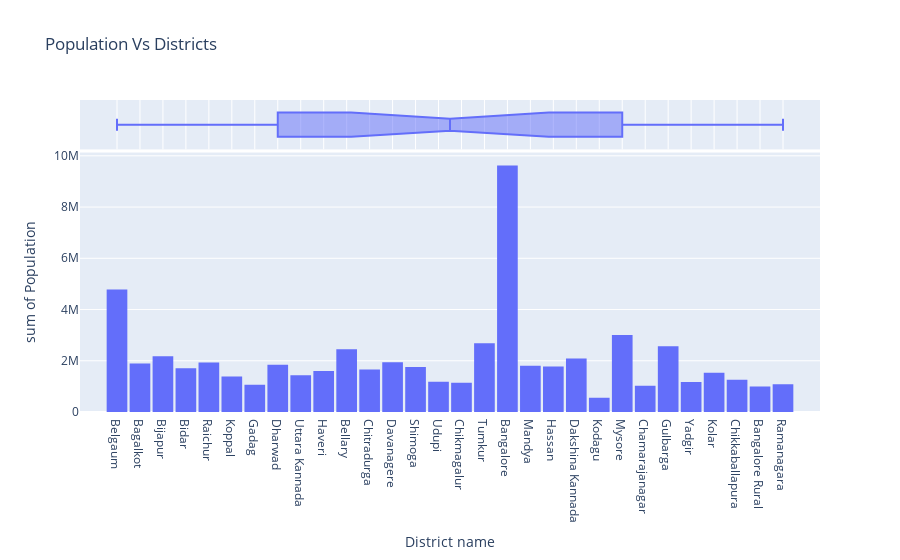
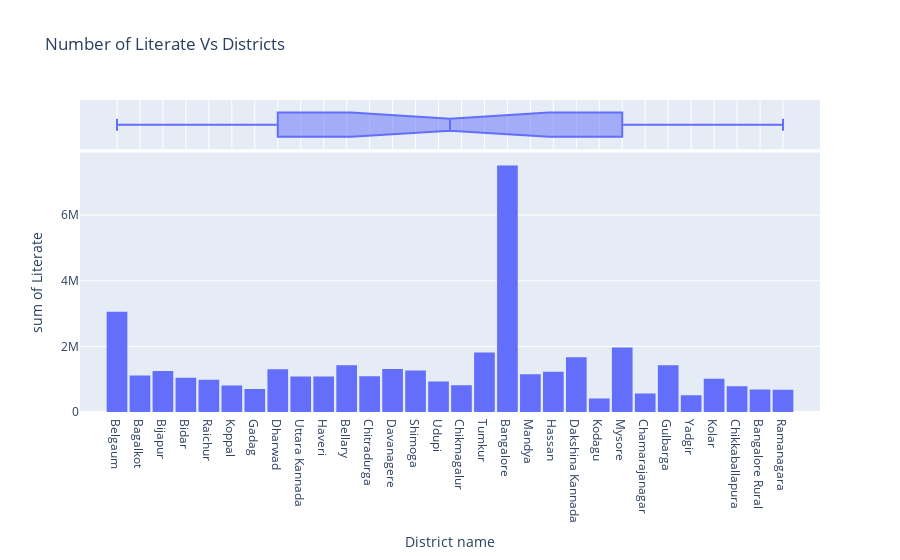

The code cell stored with these charts, in order, in its notebook:
### Markdown cell above
## (2) Karnataka

### Code cell
Explore_districts_of(Karnataka)

### Figure 1 — Plotly figure (JSON) as saved in the notebook; plotly's stock layout.template omitted (floating-point values rounded to 4 significant figures)
{"data": [{"alignmentgroup": "True", "bingroup": "x", "histfunc": "sum", "hovertemplate": "District name=%{x}<br>sum of Population=%{y}<extra></extra>", "legendgroup": "", "marker": {"color": "#636efa", "pattern": {"shape": ""}}, "name": "", "offsetgroup": "", "orientation": "v", "showlegend": false, "type": "histogram", "x": ["Belgaum", "Bagalkot", "Bijapur", "Bidar", "Raichur", "Koppal", "Gadag", "Dharwad", "Uttara Kannada", "Haveri", "Bellary", "Chitradurga", "Davanagere", "Shimoga", "Udupi", "Chikmagalur", "Tumkur", "Bangalore", "Mandya", "Hassan", "Dakshina Kannada", "Kodagu", "Mysore", "Chamarajanagar", "Gulbarga", "Yadgir", "Kolar", "Chikkaballapura", "Bangalore Rural", "Ramanagara"], "xaxis": "x", "y": [4779661, 1889752, 2177331, 1703300, 1928812, 1389920, 1064570, 1847023, 1437169, 1597668, 2452595, 1659456, 1945497, 1752753, 1177361, 1137961, 2678980, 9621551, 1805769, 1776421, 2089649, 554519, 3001127, 1020791, 2566326, 1174271, 1536401, 1255104, 990923, 1082636], "yaxis": "y"}, {"alignmentgroup": "True", "hovertemplate": "District name=%{x}<extra></extra>", "legendgroup": "", "marker": {"color": "#636efa"}, "name": "", "notched": true, "offsetgroup": "", "showlegend": false, "type": "box", "x": ["Belgaum", "Bagalkot", "Bijapur", "Bidar", "Raichur", "Koppal", "Gadag", "Dharwad", "Uttara Kannada", "Haveri", "Bellary", "Chitradurga", "Davanagere", "Shimoga", "Udupi", "Chikmagalur", "Tumkur", "Bangalore", "Mandya", "Hassan", "Dakshina Kannada", "Kodagu", "Mysore", "Chamarajanagar", "Gulbarga", "Yadgir", "Kolar", "Chikkaballapura", "Bangalore Rural", "Ramanagara"], "xaxis": "x2", "yaxis": "y2"}], "layout": {"bargap": 0.1, "barmode": "relative", "legend": {"tracegroupgap": 0}, "title": {"text": "Population Vs Districts"}, "xaxis": {"anchor": "y", "domain": [0, 1], "title": {"text": "District name"}}, "xaxis2": {"anchor": "y2", "domain": [0, 1], "matches": "x", "showgrid": true, "showticklabels": false}, "yaxis": {"anchor": "x", "domain": [0, 0.8316], "title": {"text": "sum of Population"}}, "yaxis2": {"anchor": "x2", "domain": [0.8416, 1], "matches": "y2", "showgrid": false, "showline": false, "showticklabels": false, "ticks": ""}}}

### Figure 2 — Plotly figure (JSON) as saved in the notebook; plotly's stock layout.template omitted (floating-point values rounded to 4 significant figures)
{"data": [{"alignmentgroup": "True", "bingroup": "x", "histfunc": "sum", "hovertemplate": "District name=%{x}<br>sum of Literate=%{y}<extra></extra>", "legendgroup": "", "marker": {"color": "#636efa", "pattern": {"shape": ""}}, "name": "", "offsetgroup": "", "orientation": "v", "showlegend": false, "type": "histogram", "x": ["Belgaum", "Bagalkot", "Bijapur", "Bidar", "Raichur", "Koppal", "Gadag", "Dharwad", "Uttara Kannada", "Haveri", "Bellary", "Chitradurga", "Davanagere", "Shimoga", "Udupi", "Chikmagalur", "Tumkur", "Bangalore", "Mandya", "Hassan", "Dakshina Kannada", "Kodagu", "Mysore", "Chamarajanagar", "Gulbarga", "Yadgir", "Kolar", "Chikkaballapura", "Bangalore Rural", "Ramanagara"], "xaxis": "x", "y": [3052032, 1113412, 1248268, 1042673, 979769, 809085, 700177, 1301664, 1081906, 1085443, 1421621, 1087392, 1308540, 1263016, 926429, 818345, 1813391, 7512276, 1149649, 1225256, 1666323, 412877, 1962180, 565279, 1427368, 510003, 1016219, 783222, 688749, 674758], "yaxis": "y"}, {"alignmentgroup": "True", "hovertemplate": "District name=%{x}<extra></extra>", "legendgroup": "", "marker": {"color": "#636efa"}, "name": "", "notched": true, "offsetgroup": "", "showlegend": false, "type": "box", "x": ["Belgaum", "Bagalkot", "Bijapur", "Bidar", "Raichur", "Koppal", "Gadag", "Dharwad", "Uttara Kannada", "Haveri", "Bellary", "Chitradurga", "Davanagere", "Shimoga", "Udupi", "Chikmagalur", "Tumkur", "Bangalore", "Mandya", "Hassan", "Dakshina Kannada", "Kodagu", "Mysore", "Chamarajanagar", "Gulbarga", "Yadgir", "Kolar", "Chikkaballapura", "Bangalore Rural", "Ramanagara"], "xaxis": "x2", "yaxis": "y2"}], "layout": {"bargap": 0.1, "barmode": "relative", "legend": {"tracegroupgap": 0}, "title": {"text": "Number of Literate Vs Districts"}, "xaxis": {"anchor": "y", "domain": [0, 1], "title": {"text": "District name"}}, "xaxis2": {"anchor": "y2", "domain": [0, 1], "matches": "x", "showgrid": true, "showticklabels": false}, "yaxis": {"anchor": "x", "domain": [0, 0.8316], "title": {"text": "sum of Literate"}}, "yaxis2": {"anchor": "x2", "domain": [0.8416, 1], "matches": "y2", "showgrid": false, "showline": false, "showticklabels": false, "ticks": ""}}}
